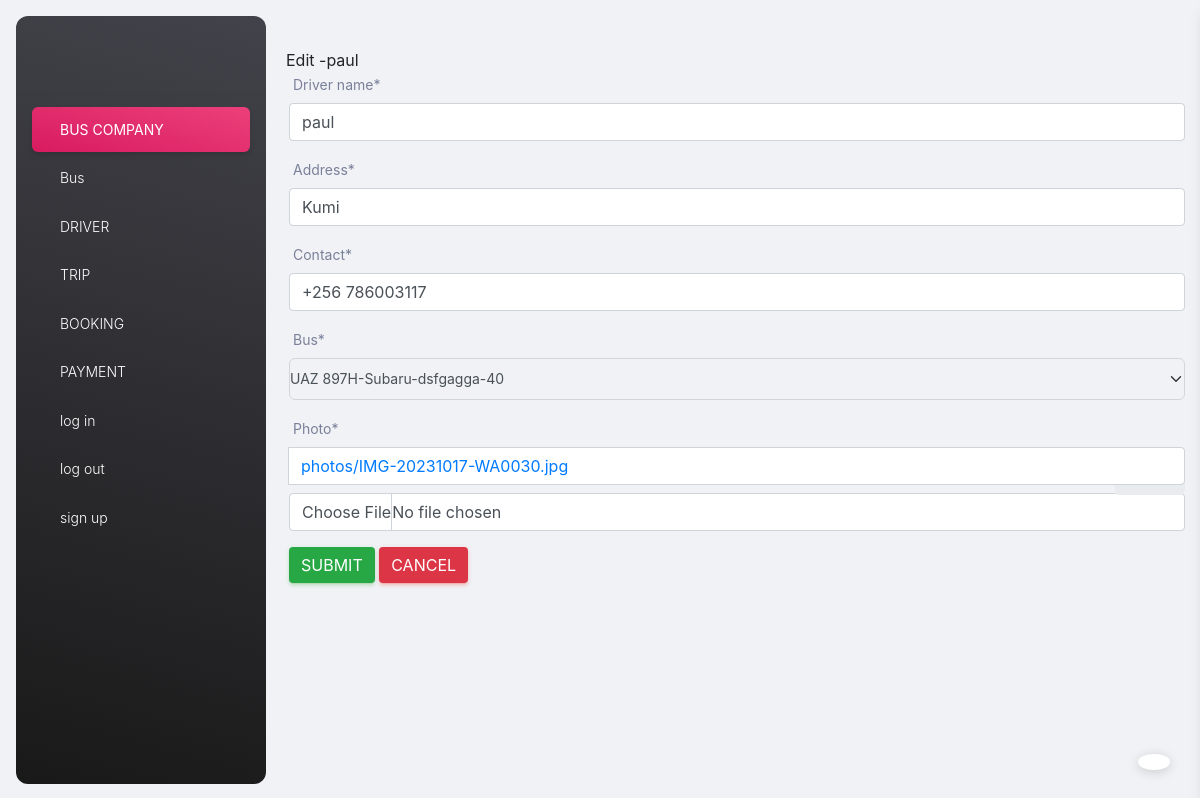
Screenshot of /edit_driver/3/ (signed in) with the database file from the repository.
### my_app/models.py (models this page shows, shortened)
class Driver(models.Model):
    driver_name = models.CharField(max_length = 28)
    address = models.CharField(max_length = 26)
    contact = models.CharField(max_length = 14)
    bus = models.ForeignKey(Bus, on_delete = models.CASCADE)
    photo = models.ImageField(upload_to="photos/")

### my_app/views.py (the view)
# urls.py: path('edit_driver/<int:driver_id>/', edit_driver_view, name="edit_driver_page"),
@login_required
def edit_driver_view(request, driver_id):
        message=''
        driver = Driver.objects.get(id=driver_id)
        if request.method =="POST":
                driver_form = DriverForm(request.POST, request.FILES, instance=driver)
                if driver_form.is_valid():
                        driver_form.save()
                        messages.success(request, "Driver Edited Successfully")
                        return redirect(add_driver_view)
                else:
                        message= "Form has invalid data"
        else:
                driver_form = DriverForm( instance = driver)
        context ={
                'form':driver_form,
                'driver':driver,
                'message':message
        }
        return render(request, 'edit_driver.html', context)

### my_app/forms.py
class DriverForm(ModelForm):
    class Meta:
        model = Driver
        fields = '__all__'

### my_app/models.py (called while the page is built)
    def __str__(self):
        return f"{self.plate_no}-{self.model}-{self.brand}-{self.capacity}"

### my_app/templates/edit_driver.html (shortened to what this page needs)
{% extends './base.html' %}
{% block content %}
    {% load crispy_forms_tags %}
    {% load static %}
        <link rel="stylesheet" href="{% static 'css/bootstrap.min.css' %}">
        <hi>Edit -{{driver.driver_name}} </hi>
        <div class="container">
            <form method="POST" enctype="multipart/form-data">
                {{form|crispy}}
                <input type="Submit" value="Submit" class="btn btn-success">
                <a class="btn btn-danger" href="{% url 'add_driver_page' %}">Cancel</a>
            </form>
        </div>
{% endblock content %}

### rows the page displays
Driver: driver_name "paul", address "Kumi", contact "+256 786003117", bus "UAZ 897H-Subaru-dsfgagga-40"
